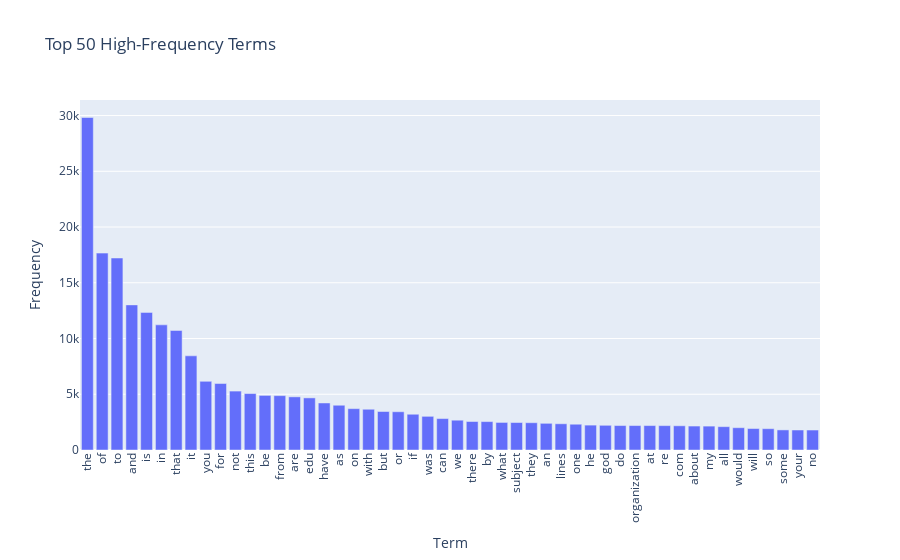

The notebook cell this image was saved under:
### Markdown cell above
### >>> **Exercise 14 (take home):** 
Additionally, you can attempt to sort the terms on the `x-axis` by frequency instead of in alphabetical order. This way the visualization is more meaninfgul and you will be able to observe the so called [long tail](https://en.wikipedia.org/wiki/Long_tail) (get familiar with this term since it will appear a lot in data mining and other statistics courses). see picture below

![alt txt](https://upload.wikimedia.org/wikipedia/commons/thumb/8/8a/Long_tail.svg/1000px-Long_tail.svg.png)

### Code cell
# Answer here
# Compute the frequency of each term
term_frequencies = np.asarray(X_counts.sum(axis=0)).ravel()

# Select top 50 high-frequency terms (can change N)
top_n = 50
top_indices = np.argsort(term_frequencies)[-top_n:][::-1]  # From highest to lowest

df_top = pd.DataFrame({
    'term': count_vect.get_feature_names_out()[top_indices],
    'frequency': term_frequencies[top_indices]
})

# Plot interactive bar chart
fig = px.bar(df_top, x='term', y='frequency', title=f'Top {top_n} High-Frequency Terms',
             labels={'term':'Term','frequency':'Frequency'})
fig.update_layout(xaxis_tickangle=-90)
fig.show()

### Figure 1 — Plotly figure (JSON) as saved in the notebook; plotly's stock layout.template omitted (floating-point values rounded to 4 significant figures)
{"data": [{"hovertemplate": "Term=%{x}<br>Frequency=%{y}<extra></extra>", "legendgroup": "", "marker": {"color": "#636efa", "pattern": {"shape": ""}}, "name": "", "orientation": "v", "showlegend": false, "textposition": "auto", "type": "bar", "x": ["the", "of", "to", "and", "is", "in", "that", "it", "you", "for", "not", "this", "be", "from", "are", "edu", "have", "as", "on", "with", "but", "or", "if", "was", "can", "we", "there", "by", "what", "subject", "they", "an", "lines", "one", "he", "god", "do", "organization", "at", "re", "com", "about", "my", "all", "would", "will", "so", "some", "your", "no"], "xaxis": "x", "y": [29825, 17660, 17222, 13017, 12343, 11226, 10723, 8447, 6157, 5962, 5285, 5063, 4898, 4877, 4769, 4675, 4218, 4015, 3709, 3655, 3453, 3432, 3208, 3020, 2818, 2674, 2556, 2548, 2472, 2464, 2448, 2393, 2353, 2312, 2232, 2216, 2193, 2192, 2191, 2186, 2172, 2148, 2143, 2093, 2000, 1925, 1912, 1802, 1793, 1791], "yaxis": "y"}], "layout": {"barmode": "relative", "legend": {"tracegroupgap": 0}, "title": {"text": "Top 50 High-Frequency Terms"}, "xaxis": {"anchor": "y", "domain": [0, 1], "tickangle": -90, "title": {"text": "Term"}}, "yaxis": {"anchor": "x", "domain": [0, 1], "title": {"text": "Frequency"}}}}
